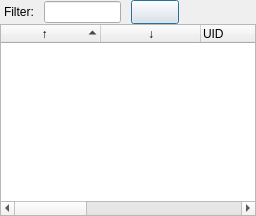
  <widget class="QDockWidget" name="fileList">
   <property name="sizePolicy">
    <sizepolicy hsizetype="Minimum" vsizetype="Minimum">
     <horstretch>1</horstretch>
     <verstretch>1</verstretch>
    </sizepolicy>
   </property>
   <property name="minimumSize">
    <size>
     <width>162</width>
     <height>204</height>
    </size>
   </property>
   <property name="focusPolicy">
    <enum>Qt::ClickFocus</enum>
   </property>
   <property name="acceptDrops">
    <bool>true</bool>
   </property>
   <property name="features">
    <set>QDockWidget::DockWidgetFloatable|QDockWidget::DockWidgetMovable</set>
   </property>
   <property name="windowTitle">
    <string>File List</string>
   </property>
   <attribute name="dockWidgetArea">
    <number>8</number>
   </attribute>
   <widget class="QWidget" name="dockWidgetContents_4">
    <layout class="QVBoxLayout" name="verticalLayout_3">
     <property name="spacing">
      <number>0</number>
     </property>
     <property name="margin">
      <number>0</number>
     </property>
     <item>
      <layout class="QHBoxLayout" name="horizontalLayout_4" stretch="0,1,0,1">
       <property name="spacing">
        <number>10</number>
       </property>
       <property name="leftMargin">
        <number>4</number>
       </property>
       <property name="bottomMargin">
        <number>0</number>
       </property>
       <item>
        <widget class="QLabel" name="label_2">
         <property name="text">
          <string>Filter:</string>
         </property>
        </widget>
       </item>
       <item>
        <widget class="QLineEdit" name="fileFilter">
         <property name="minimumSize">
          <size>
           <width>0</width>
           <height>0</height>
          </size>
         </property>
         <property name="maximumSize">
          <size>
           <width>16777215</width>
           <height>16777215</height>
          </size>
         </property>
        </widget>
       </item>
       <item>
        <widget class="QPushButton" name="fileClear">
         <property name="minimumSize">
          <size>
           <width>48</width>
           <height>24</height>
          </size>
         </property>
         <property name="maximumSize">
          <size>
           <width>24</width>
           <height>24</height>
          </size>
         </property>
         <property name="text">
          <string/>
         </property>
         <property name="icon">
          <iconset resource="cobra.qrc">
           <normaloff>:/images/clear.png</normaloff>:/images/clear.png</iconset>
         </property>
         <property name="default">
          <bool>true</bool>
         </property>
        </widget>
       </item>
       <item>
        <spacer name="horizontalSpacer_2">
         <property name="orientation">
          <enum>Qt::Horizontal</enum>
         </property>
         <property name="sizeHint" stdset="0">
          <size>
           <width>40</width>
           <height>20</height>
          </size>
         </property>
        </spacer>
       </item>
      </layout>
     </item>
     <item>
      <widget class="cobraTreeWidget" name="localTree">
       <property name="focusPolicy">
        <enum>Qt::ClickFocus</enum>
       </property>
       <property name="sortingEnabled">
        <bool>true</bool>
       </property>
       <property name="columnCount">
        <number>8</number>
       </property>
       <column>
        <property name="text">
         <string extracomment=" ">↑</string>
        </property>
        <property name="toolTip">
         <string extracomment="Flag for upload"/>
        </property>
        <property name="statusTip">
         <string extracomment="Flag for upload"/>
        </property>
        <property name="whatsThis">
         <string extracomment="Flag for upload"/>
        </property>
        <property name="textAlignment">
         <set>AlignHCenter|AlignVCenter|AlignCenter</set>
        </property>
       </column>
       <column>
        <property name="text">
         <string>↓</string>
        </property>
        <property name="textAlignment">
         <set>AlignHCenter|AlignVCenter|AlignCenter</set>
        </property>
       </column>
       <column>
        <property name="text">
         <string>UID</string>
        </property>
       </column>
       <column>
        <property name="text">
         <string>ID</string>
        </property>
       </column>
       <column>
        <property name="text">
         <string>Title</string>
        </property>
       </column>
       <column>
        <property name="text">
         <string>Description</string>
        </property>
       </column>
       <column>
        <property name="text">
         <string>Tags</string>
        </property>
       </column>
       <column>
        <property name="text">
         <string>Modified Time</string>
        </property>
       </column>
      </widget>
     </item>
    </layout>
   </widget>
  </widget>
